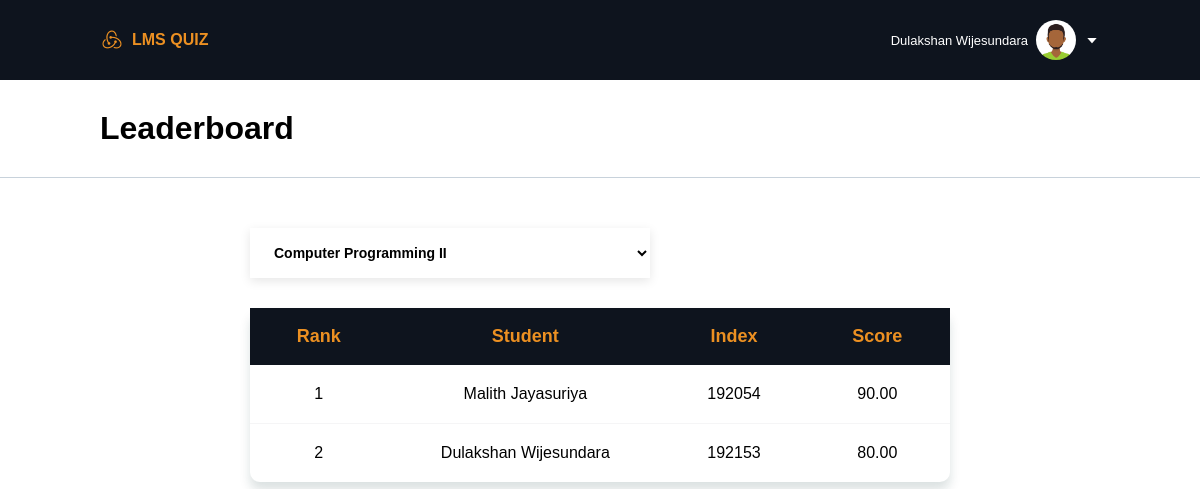
Page /student/leaderboard.php?module=3 (signed in) on the committed database.
### tables this page shows
CREATE TABLE `student_table` (
  `student_id` int(11) NOT NULL,
  `student_name` varchar(100) NOT NULL,
  `student_password` varchar(100) NOT NULL
);

### student/leaderboard.php (the view, shortened to what this page needs)
<?php
require("../db_config/db_config.php");
if (!isset($_GET['module'])) {
    $module_id = 1;
} else {
    $module_id = $_GET["module"];
}
?>
<!DOCTYPE html>
<html lang="en">
<head>
    <link rel="stylesheet" href="styles/leaderboard.css">
    <link rel="stylesheet" href="https://cdn.jsdelivr.net/npm/boxicons@latest/css/boxicons.min.css">
</head>
<body>
    <?php
    include("components/header.php");
    ?>
    <div class="sub-container">
        <h1>Leaderboard</h1>
    </div>
    <div class="container">
        <div class="section_01">
            <select class="subjects" onchange="redirectToSelectedOption(this)">
                <?php
                $sql_3 = "SELECT module_name, module_id FROM modules";
                $result_3 = mysqli_query($conn, $sql_3);
                if (mysqli_num_rows($result_3) > 0) {
                    $count = 0;
                    while ($row_3 = mysqli_fetch_assoc($result_3)) {
                        $count++;
                        if ($count == $module_id) {
                            echo '
                        <option value="' . $row_3["module_id"] . '" selected>' . $row_3["module_name"] . '</option>
                    ';
                        } else {
                            echo '
                            <option value="' . $row_3["module_id"] . '">' . $row_3["module_name"] . '</option>
                        ';
                        }
                    }
                } else {
                    echo "0 results";
                }
                ?>
            </select>
            <table>
                <thead>
                    <th>Rank</th>
                    <th>Student</th>
                    <th>Index</th>
                    <th>Score</th>
                </thead>
                <tbody>
                    <?php
                    $sql = "SELECT * FROM student_table";
                    $result = mysqli_query($conn, $sql);
                    $data_set = array();
                    if (mysqli_num_rows($result) > 0) {
                        while ($row = mysqli_fetch_assoc($result)) {
                            $st_id = $row["student_id"];
                            $sql_2 = "SELECT q_is_correct FROM q_kit_questions, q_kit WHERE q_kit.q_kit_id = q_kit_questions.q_kit_id AND module_id = '$module_id' AND student_id = '$st_id';";
                            $result_2 = mysqli_query($conn, $sql_2);
                            $total_count = 0;
                            $correct_count = 0;
                            if (mysqli_num_rows($result_2) > 0) {
                                while ($row_2 = mysqli_fetch_assoc($result_2)) {
                                    $total_count++;
                                    if ($row_2["q_is_correct"] == 1) {
                                        $correct_count++;
                                    }
                                }
                                $score = ($correct_count/$total_count) * 100;
                                $data_item = array($row["student_name"], $row["student_id"], number_format((float)$score, 2, '.', ''));
                                array_push($data_set, $data_item);
                            } else {
                            }
                        }
                    } else {
                    }
                    usort($data_set, 'compareByScore');
                    foreach ($data_set as $key => $value) {
                        echo '
                                <tr>
                                    <td>' .( $key + 1 ). '</td>
                                    <td>' . $value[0] . '</td>
                                    <td>' . $value[1] . '</td>';
                                if ($total_count == 0 || $correct_count == 0) {
                                    echo '<td>0</td>';
                                } else {
                                    echo '<td>' . $value[2] . '</td>';
                                }
                                echo '</tr>
                            ';
                    }
                    ?>
                </tbody>
            </table>
        </div>
    </div>
</body>
</html>

### student/styles/leaderboard.css (style rules this page uses)
* { font-family: Arial; margin: 0; padding: 0; box-sizing: border-box; list-style: none; text-decoration: none; }
:root { --blue-dark: #0e141e; --orange-color: #EC9022; --orange-dark-color: #da831a; --white-color: white; --white-shade: #f2f5f7; --green-color: #40af0c; }
.container { width: 100%; height: auto; display: flex; flex-direction: row; }
.section_01 { width: 100%; height: auto; display: flex; flex-direction: column; flex-basis: 100%; margin: 50px 250px; }
.sub-container { display: flex; align-items: center; justify-content: space-between; padding: 30px 100px; background-color: var(--white-color); border-bottom: 1px solid #c8d2db; width: 100%; }
table { border-spacing: 0px; box-shadow: 0 8px 11px rgb(14 55 54 / 15%); border-collapse: collapse; border-radius: 10px; }
thead { background-color: var(--blue-dark); }
th { color: var(--orange-color); text-align: center; padding: 18px 30px; font-size: 18px; }
tr { text-align: center; border-bottom: 1px solid #39424e0d; }
tr:last-child { border-bottom: none; }
td { padding: 20px; }
.subjects { width: 400px; height: 50px; box-shadow: 0 3px 10px 0 rgba(0,0,0,.1); display: flex; padding: 0 20px; background: #fff; line-height: 50px; align-items: center; margin-bottom: 30px; border: none; font-weight: bold; font-size: 14px; }
.subjects option { padding: 30px; }

### rows in the picture
student_table: student_name "Malith Jayasuriya", student_id "192054", value "90.00"
student_table: student_name "Dulakshan Wijesundara", student_id "192153", value "80.00"

### other values in the picture
$_SESSION["user"]["name"] "Dulakshan Wijesundara"
form field value "Computer Programming II"
